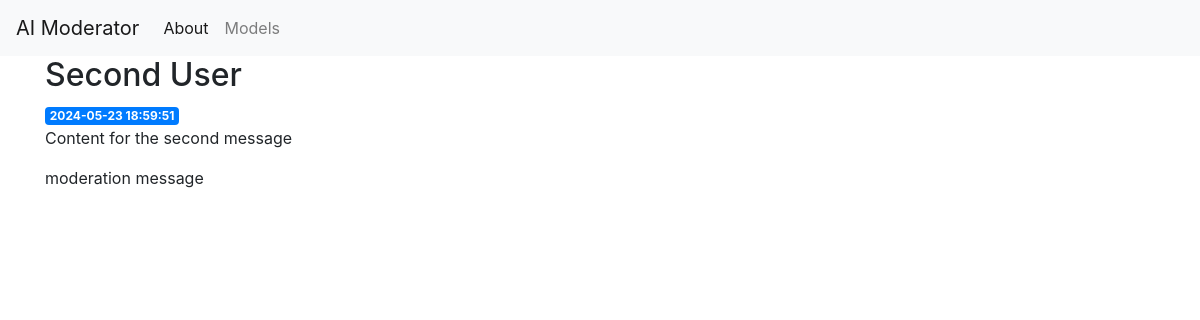
/2, run on the app's committed database.
### tables this page shows
CREATE TABLE posts (
    id INTEGER PRIMARY KEY AUTOINCREMENT,
    created TIMESTAMP NOT NULL DEFAULT CURRENT_TIMESTAMP,
    author TEXT NOT NULL,
    message TEXT NOT NULL,
    moderation TEXT NOT NULL
);

### project.py (the view)
@app.route('/<int:post_id>')
def post(post_id):
    post = get_post(post_id)
    return render_template('post.html', post=post)

### project.py (called while the page is built)
def get_db_connection():
    conn = sqlite3.connect("database.db")
    conn.row_factory = sqlite3.Row
    return conn

def get_post(post_id):
    conn = get_db_connection()
    post = conn.execute("SELECT * FROM posts WHERE id = ?", (post_id,)).fetchone()
    conn.close()
    if post is None:
        abort(404)
    return post

### templates/post.html
{% extends 'base.html' %}
{% block content %}
    <h2>{% block title %} {{ post['author'] }} {% endblock %}</h2>
    <span class="badge badge-primary">{{ post['created'] }}</span>
    <p>{{ post['message'] }}</p>
    <p>{{ post['moderation'] }}</p>
{% endblock %}

### data on the page
posts: author "Second User", created "2024-05-23 18:59:51", message "Content for the second message", moderation "moderation message"
